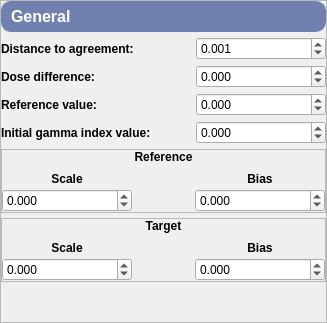
              <widget class="QFrame" name="generalFrame">
               <property name="frameShape">
                <enum>QFrame::StyledPanel</enum>
               </property>
               <property name="frameShadow">
                <enum>QFrame::Raised</enum>
               </property>
               <layout class="QVBoxLayout" name="verticalLayout_8">
                <property name="spacing">
                 <number>5</number>
                </property>
                <property name="leftMargin">
                 <number>0</number>
                </property>
                <property name="topMargin">
                 <number>0</number>
                </property>
                <property name="rightMargin">
                 <number>0</number>
                </property>
                <property name="bottomMargin">
                 <number>0</number>
                </property>
                <item>
                 <widget class="QLabel" name="generalLabel">
                  <property name="font">
                   <font>
                    <pointsize>12</pointsize>
                    <weight>75</weight>
                    <bold>true</bold>
                   </font>
                  </property>
                  <property name="styleSheet">
                   <string notr="true">QLabel{
    qproperty-alignment: AlignCenter;
	border: 1px solid #7081AF;
	border-radius: 10px;
	background-color: #7081AF;
	padding: 5px 5px;
	color: rgb(255, 255, 255);
	max-height: 25px;
}</string>
                  </property>
                  <property name="text">
                   <string>General</string>
                  </property>
                 </widget>
                </item>
                <item>
                 <layout class="QHBoxLayout" name="distanceToAgreementFrame">
                  <item>
                   <widget class="QLabel" name="distanceToAgreementLabel">
                    <property name="font">
                     <font>
                      <pointsize>9</pointsize>
                      <weight>75</weight>
                      <bold>true</bold>
                     </font>
                    </property>
                    <property name="text">
                     <string>Distance to agreement:</string>
                    </property>
                    <property name="alignment">
                     <set>Qt::AlignLeading|Qt::AlignLeft|Qt::AlignVCenter</set>
                    </property>
                    <property name="buddy">
                     <cstring>distanceToAgreementSpinBox</cstring>
                    </property>
                   </widget>
                  </item>
                  <item>
                   <spacer name="distanceToAgreementSpacer">
                    <property name="orientation">
                     <enum>Qt::Horizontal</enum>
                    </property>
                    <property name="sizeHint" stdset="0">
                     <size>
                      <width>40</width>
                      <height>20</height>
                     </size>
                    </property>
                   </spacer>
                  </item>
                  <item>
                   <widget class="QDoubleSpinBox" name="distanceToAgreementSpinBox">
                    <property name="minimumSize">
                     <size>
                      <width>130</width>
                      <height>0</height>
                     </size>
                    </property>
                    <property name="maximumSize">
                     <size>
                      <width>130</width>
                      <height>16777215</height>
                     </size>
                    </property>
                    <property name="decimals">
                     <number>3</number>
                    </property>
                    <property name="minimum">
                     <double>0.000000000000000</double>
                    </property>
                    <property name="maximum">
                     <double>1000000.000000000000000</double>
                    </property>
                    <property name="stepType">
                     <enum>QAbstractSpinBox::AdaptiveDecimalStepType</enum>
                    </property>
                    <property name="value">
                     <double>0.001000000000000</double>
                    </property>
                   </widget>
                  </item>
                 </layout>
                </item>
                <item>
                 <layout class="QHBoxLayout" name="doseDifferenceLayout">
                  <item>
                   <widget class="QLabel" name="doseDifferenceLabel">
                    <property name="font">
                     <font>
                      <pointsize>9</pointsize>
                      <weight>75</weight>
                      <bold>true</bold>
                     </font>
                    </property>
                    <property name="text">
                     <string>Dose difference:</string>
                    </property>
                    <property name="alignment">
                     <set>Qt::AlignLeading|Qt::AlignLeft|Qt::AlignVCenter</set>
                    </property>
                    <property name="buddy">
                     <cstring>doseDifferenceSpinBox</cstring>
                    </property>
                   </widget>
                  </item>
                  <item>
                   <spacer name="doseDifferenceSpacer">
                    <property name="orientation">
                     <enum>Qt::Horizontal</enum>
                    </property>
                    <property name="sizeHint" stdset="0">
                     <size>
                      <width>40</width>
                      <height>20</height>
                     </size>
                    </property>
                   </spacer>
                  </item>
                  <item>
                   <widget class="QDoubleSpinBox" name="doseDifferenceSpinBox">
                    <property name="minimumSize">
                     <size>
                      <width>130</width>
                      <height>0</height>
                     </size>
                    </property>
                    <property name="maximumSize">
                     <size>
                      <width>130</width>
                      <height>16777215</height>
                     </size>
                    </property>
                    <property name="decimals">
                     <number>3</number>
                    </property>
                    <property name="minimum">
                     <double>-1000000.000000000000000</double>
                    </property>
                    <property name="maximum">
                     <double>1000000.000000000000000</double>
                    </property>
                    <property name="stepType">
                     <enum>QAbstractSpinBox::AdaptiveDecimalStepType</enum>
                    </property>
                   </widget>
                  </item>
                 </layout>
                </item>
                <item>
                 <layout class="QHBoxLayout" name="referenceValueLayout">
                  <item>
                   <widget class="QLabel" name="referenceValueLabel">
                    <property name="font">
                     <font>
                      <pointsize>9</pointsize>
                      <weight>75</weight>
                      <bold>true</bold>
                     </font>
                    </property>
                    <property name="text">
                     <string>Reference value:</string>
                    </property>
                    <property name="alignment">
                     <set>Qt::AlignLeading|Qt::AlignLeft|Qt::AlignVCenter</set>
                    </property>
                    <property name="buddy">
                     <cstring>referenceValueSpinBox</cstring>
                    </property>
                   </widget>
                  </item>
                  <item>
                   <spacer name="referenceValueSpacer">
                    <property name="orientation">
                     <enum>Qt::Horizontal</enum>
                    </property>
                    <property name="sizeHint" stdset="0">
                     <size>
                      <width>40</width>
                      <height>20</height>
                     </size>
                    </property>
                   </spacer>
                  </item>
                  <item>
                   <widget class="QDoubleSpinBox" name="referenceValueSpinBox">
                    <property name="minimumSize">
                     <size>
                      <width>130</width>
                      <height>0</height>
                     </size>
                    </property>
                    <property name="maximumSize">
                     <size>
                      <width>130</width>
                      <height>16777215</height>
                     </size>
                    </property>
                    <property name="decimals">
                     <number>3</number>
                    </property>
                    <property name="minimum">
                     <double>-1000000.000000000000000</double>
                    </property>
                    <property name="maximum">
                     <double>1000000.000000000000000</double>
                    </property>
                    <property name="stepType">
                     <enum>QAbstractSpinBox::AdaptiveDecimalStepType</enum>
                    </property>
                   </widget>
                  </item>
                 </layout>
                </item>
                <item>
                 <layout class="QHBoxLayout" name="initialGammaIndexValueLayout">
                  <item>
                   <widget class="QLabel" name="initialGammaIndexValueLabel">
                    <property name="font">
                     <font>
                      <pointsize>9</pointsize>
                      <weight>75</weight>
                      <bold>true</bold>
                     </font>
                    </property>
                    <property name="text">
                     <string>Initial gamma index value:</string>
                    </property>
                    <property name="alignment">
                     <set>Qt::AlignLeading|Qt::AlignLeft|Qt::AlignVCenter</set>
                    </property>
                    <property name="buddy">
                     <cstring>initialGammaIndexValueSpinBox</cstring>
                    </property>
                   </widget>
                  </item>
                  <item>
                   <spacer name="initialGammaIndexValueSpacer">
                    <property name="orientation">
                     <enum>Qt::Horizontal</enum>
                    </property>
                    <property name="sizeHint" stdset="0">
                     <size>
                      <width>40</width>
                      <height>20</height>
                     </size>
                    </property>
                   </spacer>
                  </item>
                  <item>
                   <widget class="QDoubleSpinBox" name="initialGammaIndexValueSpinBox">
                    <property name="minimumSize">
                     <size>
                      <width>130</width>
                      <height>0</height>
                     </size>
                    </property>
                    <property name="maximumSize">
                     <size>
                      <width>130</width>
                      <height>16777215</height>
                     </size>
                    </property>
                    <property name="decimals">
                     <number>3</number>
                    </property>
                    <property name="minimum">
                     <double>-1000000.000000000000000</double>
                    </property>
                    <property name="maximum">
                     <double>1000000.000000000000000</double>
                    </property>
                    <property name="stepType">
                     <enum>QAbstractSpinBox::AdaptiveDecimalStepType</enum>
                    </property>
                   </widget>
                  </item>
                 </layout>
                </item>
                <item>
                 <widget class="QFrame" name="referenceScaleBiasFrame">
                  <property name="frameShape">
                   <enum>QFrame::StyledPanel</enum>
                  </property>
                  <property name="frameShadow">
                   <enum>QFrame::Raised</enum>
                  </property>
                  <layout class="QVBoxLayout" name="verticalLayout_7">
                   <property name="spacing">
                    <number>5</number>
                   </property>
                   <property name="leftMargin">
                    <number>0</number>
                   </property>
                   <property name="topMargin">
                    <number>0</number>
                   </property>
                   <property name="rightMargin">
                    <number>0</number>
                   </property>
                   <property name="bottomMargin">
                    <number>0</number>
                   </property>
                   <item>
                    <widget class="QLabel" name="referenceLabel">
                     <property name="font">
                      <font>
                       <pointsize>9</pointsize>
                       <weight>75</weight>
                       <bold>true</bold>
                      </font>
                     </property>
                     <property name="text">
                      <string>Reference</string>
                     </property>
                     <property name="alignment">
                      <set>Qt::AlignCenter</set>
                     </property>
                    </widget>
                   </item>
                   <item>
                    <layout class="QGridLayout" name="referenceScaleBiasLayout">
                     <property name="spacing">
                      <number>0</number>
                     </property>
                     <item row="0" column="0">
                      <widget class="QLabel" name="referenceScaleLabel">
                       <property name="sizePolicy">
                        <sizepolicy hsizetype="Preferred" vsizetype="Preferred">
                         <horstretch>130</horstretch>
                         <verstretch>0</verstretch>
                        </sizepolicy>
                       </property>
                       <property name="font">
                        <font>
                         <pointsize>9</pointsize>
                         <weight>75</weight>
                         <bold>true</bold>
                        </font>
                       </property>
                       <property name="text">
                        <string>Scale</string>
                       </property>
                       <property name="alignment">
                        <set>Qt::AlignCenter</set>
                       </property>
                       <property name="buddy">
                        <cstring>referenceScaleSpinBox</cstring>
                       </property>
                      </widget>
                     </item>
                     <item row="0" column="2">
                      <widget class="QLabel" name="referenceBiasLabel">
                       <property name="sizePolicy">
                        <sizepolicy hsizetype="Preferred" vsizetype="Preferred">
                         <horstretch>130</horstretch>
                         <verstretch>0</verstretch>
                        </sizepolicy>
                       </property>
                       <property name="font">
                        <font>
                         <pointsize>9</pointsize>
                         <weight>75</weight>
                         <bold>true</bold>
                        </font>
                       </property>
                       <property name="text">
                        <string>Bias</string>
                       </property>
                       <property name="alignment">
                        <set>Qt::AlignCenter</set>
                       </property>
                       <property name="buddy">
                        <cstring>referenceBiasSpinBox</cstring>
                       </property>
                      </widget>
                     </item>
                     <item row="0" column="1">
                      <spacer name="topReferenceScaleBiasSpacer">
                       <property name="orientation">
                        <enum>Qt::Horizontal</enum>
                       </property>
                       <property name="sizeHint" stdset="0">
                        <size>
                         <width>40</width>
                         <height>20</height>
                        </size>
                       </property>
                      </spacer>
                     </item>
                     <item row="1" column="1">
                      <spacer name="bottomReferenceScaleBiasSpacer">
                       <property name="orientation">
                        <enum>Qt::Horizontal</enum>
                       </property>
                       <property name="sizeHint" stdset="0">
                        <size>
                         <width>40</width>
                         <height>20</height>
                        </size>
                       </property>
                      </spacer>
                     </item>
                     <item row="1" column="0">
                      <widget class="QDoubleSpinBox" name="referenceScaleSpinBox">
                       <property name="minimumSize">
                        <size>
                         <width>130</width>
                         <height>0</height>
                        </size>
                       </property>
                       <property name="maximumSize">
                        <size>
                         <width>130</width>
                         <height>16777215</height>
                        </size>
                       </property>
                       <property name="decimals">
                        <number>3</number>
                       </property>
                       <property name="minimum">
                        <double>-1000000.000000000000000</double>
                       </property>
                       <property name="maximum">
                        <double>1000000.000000000000000</double>
                       </property>
                       <property name="stepType">
                        <enum>QAbstractSpinBox::AdaptiveDecimalStepType</enum>
                       </property>
                      </widget>
                     </item>
                     <item row="1" column="2">
                      <widget class="QDoubleSpinBox" name="referenceBiasSpinBox">
                       <property name="minimumSize">
                        <size>
                         <width>130</width>
                         <height>0</height>
                        </size>
                       </property>
                       <property name="maximumSize">
                        <size>
                         <width>130</width>
                         <height>16777215</height>
                        </size>
                       </property>
                       <property name="decimals">
                        <number>3</number>
                       </property>
                       <property name="minimum">
                        <double>-1000000.000000000000000</double>
                       </property>
                       <property name="maximum">
                        <double>1000000.000000000000000</double>
                       </property>
                       <property name="stepType">
                        <enum>QAbstractSpinBox::AdaptiveDecimalStepType</enum>
                       </property>
                      </widget>
                     </item>
                    </layout>
                   </item>
                  </layout>
                 </widget>
                </item>
                <item>
                 <widget class="QFrame" name="targetScaleBiasFrame">
                  <property name="frameShape">
                   <enum>QFrame::StyledPanel</enum>
                  </property>
                  <property name="frameShadow">
                   <enum>QFrame::Raised</enum>
                  </property>
                  <layout class="QVBoxLayout" name="verticalLayout_6">
                   <property name="spacing">
                    <number>5</number>
                   </property>
                   <property name="leftMargin">
                    <number>0</number>
                   </property>
                   <property name="topMargin">
                    <number>0</number>
                   </property>
                   <property name="rightMargin">
                    <number>0</number>
                   </property>
                   <property name="bottomMargin">
                    <number>0</number>
                   </property>
                   <item>
                    <widget class="QLabel" name="targetLabel">
                     <property name="sizePolicy">
                      <sizepolicy hsizetype="Preferred" vsizetype="Preferred">
                       <horstretch>0</horstretch>
                       <verstretch>0</verstretch>
                      </sizepolicy>
                     </property>
                     <property name="font">
                      <font>
                       <pointsize>9</pointsize>
                       <weight>75</weight>
                       <bold>true</bold>
                      </font>
                     </property>
                     <property name="text">
                      <string>Target</string>
                     </property>
                     <property name="alignment">
                      <set>Qt::AlignCenter</set>
                     </property>
                    </widget>
                   </item>
                   <item>
                    <layout class="QGridLayout" name="targetScaleBiasLayout">
                     <property name="spacing">
                      <number>0</number>
                     </property>
                     <item row="0" column="0">
                      <widget class="QLabel" name="targetScaleLabel">
                       <property name="sizePolicy">
                        <sizepolicy hsizetype="Preferred" vsizetype="Preferred">
                         <horstretch>130</horstretch>
                         <verstretch>0</verstretch>
                        </sizepolicy>
                       </property>
                       <property name="font">
                        <font>
                         <pointsize>9</pointsize>
                         <weight>75</weight>
                         <bold>true</bold>
                        </font>
                       </property>
                       <property name="text">
                        <string>Scale</string>
                       </property>
                       <property name="alignment">
                        <set>Qt::AlignCenter</set>
                       </property>
                       <property name="buddy">
                        <cstring>targetScaleSpinBox</cstring>
                       </property>
                      </widget>
                     </item>
                     <item row="0" column="2">
                      <widget class="QLabel" name="targetBiasLabel">
                       <property name="sizePolicy">
                        <sizepolicy hsizetype="Preferred" vsizetype="Preferred">
                         <horstretch>130</horstretch>
                         <verstretch>0</verstretch>
                        </sizepolicy>
                       </property>
                       <property name="font">
                        <font>
                         <pointsize>9</pointsize>
                         <weight>75</weight>
                         <bold>true</bold>
                        </font>
                       </property>
                       <property name="text">
                        <string>Bias</string>
                       </property>
                       <property name="alignment">
                        <set>Qt::AlignCenter</set>
                       </property>
                       <property name="buddy">
                        <cstring>targetBiasSpinBox</cstring>
                       </property>
                      </widget>
                     </item>
                     <item row="0" column="1">
                      <spacer name="topTargetScaleBiasSpacer">
                       <property name="orientation">
                        <enum>Qt::Horizontal</enum>
                       </property>
                       <property name="sizeHint" stdset="0">
                        <size>
                         <width>40</width>
                         <height>20</height>
                        </size>
                       </property>
                      </spacer>
                     </item>
                     <item row="1" column="1">
                      <spacer name="bottomTargetScaleBiasSpacer">
                       <property name="orientation">
                        <enum>Qt::Horizontal</enum>
                       </property>
                       <property name="sizeHint" stdset="0">
                        <size>
                         <width>40</width>
                         <height>20</height>
                        </size>
                       </property>
                      </spacer>
                     </item>
                     <item row="1" column="0">
                      <widget class="QDoubleSpinBox" name="targetScaleSpinBox">
                       <property name="minimumSize">
                        <size>
                         <width>130</width>
                         <height>0</height>
                        </size>
                       </property>
                       <property name="maximumSize">
                        <size>
                         <width>130</width>
                         <height>16777215</height>
                        </size>
                       </property>
                       <property name="decimals">
                        <number>3</number>
                       </property>
                       <property name="minimum">
                        <double>-1000000.000000000000000</double>
                       </property>
                       <property name="maximum">
                        <double>1000000.000000000000000</double>
                       </property>
                       <property name="stepType">
                        <enum>QAbstractSpinBox::AdaptiveDecimalStepType</enum>
                       </property>
                      </widget>
                     </item>
                     <item row="1" column="2">
                      <widget class="QDoubleSpinBox" name="targetBiasSpinBox">
                       <property name="minimumSize">
                        <size>
                         <width>130</width>
                         <height>0</height>
                        </size>
                       </property>
                       <property name="maximumSize">
                        <size>
                         <width>130</width>
                         <height>16777215</height>
                        </size>
                       </property>
                       <property name="decimals">
                        <number>3</number>
                       </property>
                       <property name="minimum">
                        <double>-1000000.000000000000000</double>
                       </property>
                       <property name="maximum">
                        <double>1000000.000000000000000</double>
                       </property>
                       <property name="stepType">
                        <enum>QAbstractSpinBox::AdaptiveDecimalStepType</enum>
                       </property>
                      </widget>
                     </item>
                    </layout>
                   </item>
                  </layout>
                 </widget>
                </item>
                <item>
                 <spacer name="generalBottomSpacer">
                  <property name="orientation">
                   <enum>Qt::Vertical</enum>
                  </property>
                  <property name="sizeHint" stdset="0">
                   <size>
                    <width>20</width>
                    <height>40</height>
                   </size>
                  </property>
                 </spacer>
                </item>
               </layout>
              </widget>
